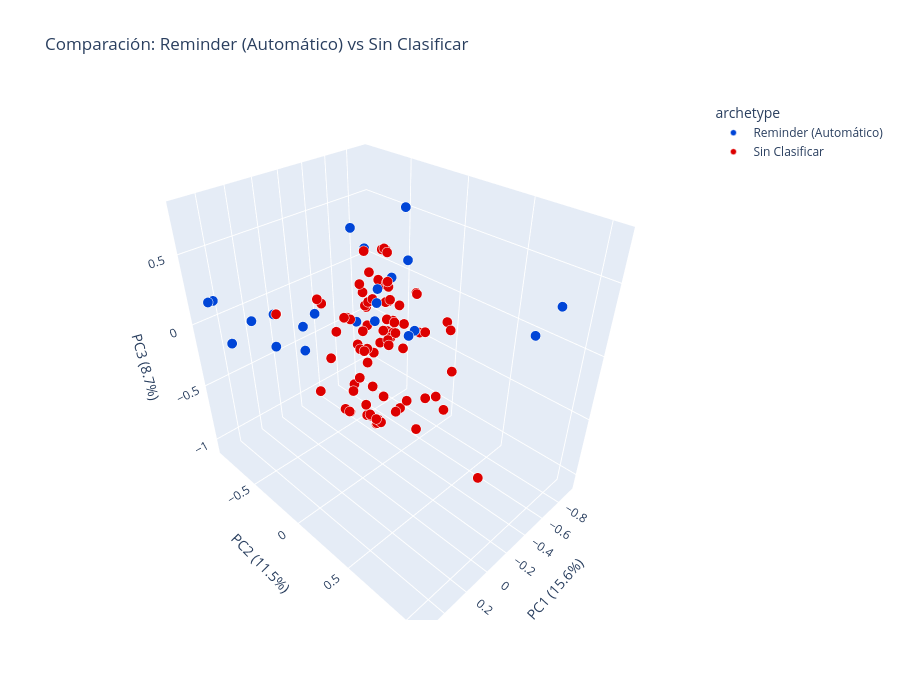

Here is the notebook cell this chart was saved with:
### Markdown cell above
## 7. Comparar Dos Arquetipos

### Code cell
# Seleccionar dos arquetipos para comparar
ARCH_A = archetypes_list[0]  # Cambiar índices aquí
ARCH_B = archetypes_list[1]

# Filtrar solo estos dos arquetipos
df_comparison = df[df['archetype'].isin([ARCH_A, ARCH_B])].copy()

# Crear visualización comparativa
fig_comp = px.scatter_3d(
    df_comparison,
    x='pc1',
    y='pc2',
    z='pc3',
    color='archetype',
    hover_data={'hover_text': True, 'pc1': False, 'pc2': False, 'pc3': False},
    title=f'Comparación: {ARCH_A} vs {ARCH_B}',
    labels={
        'pc1': f'PC1 ({variance_explained[0]:.1%})',
        'pc2': f'PC2 ({variance_explained[1]:.1%})',
        'pc3': f'PC3 ({variance_explained[2]:.1%})'
    },
    height=700,
    color_discrete_sequence=['#0045D7', '#DD0000']
)

fig_comp.update_traces(
    marker=dict(size=6, line=dict(width=0.5, color='white')),
    hovertemplate='%{customdata[0]}<extra></extra>'
)

fig_comp.show()

print(f'\n{ARCH_A}: {len(df_comparison[df_comparison["archetype"] == ARCH_A])} mensajes')
print(f'{ARCH_B}: {len(df_comparison[df_comparison["archetype"] == ARCH_B])} mensajes')

### Figure 1 — Plotly figure (JSON) as saved in the notebook; plotly's stock layout.template omitted (floating-point values rounded to 4 significant figures; data arrays with more than 128 entries replaced by an {"elided": "..."} marker saying what was removed)
{"data": [{"customdata": {"elided": "220x1 str values"}, "hovertemplate": "%{customdata[0]}<extra></extra>", "legendgroup": "Reminder (Automático)", "marker": {"color": "#0045D7", "line": {"color": "white", "width": 0.5}, "size": 6, "symbol": "circle"}, "mode": "markers", "name": "Reminder (Automático)", "scene": "scene", "showlegend": true, "type": "scatter3d", "x": {"elided": "220 float values"}, "y": {"elided": "220 float values"}, "z": {"elided": "220 float values"}}, {"customdata": [["<b>Sin Clasificar</b><br>Usuario: soledad<br>Fecha: 2026-02-03<br><i>@S095YD2KQ4S me ayudas con la actualización del estado de este [pago](http://admin.prd.fin/payments/...</i>"], ["<b>Sin Clasificar</b><br>Usuario: mateo<br>Fecha: 2026-02-02<br><i>:gta-here-we-go-again:...</i>"], ["<b>Sin Clasificar</b><br>Usuario: soledad<br>Fecha: 2026-02-02<br><i>@mateo me ayudas ingresando la Información en Kushki del contracargo: • [http://admin.prd.fin/charge...</i>"], ["<b>Sin Clasificar</b><br>Usuario: soledad<br>Fecha: 2026-02-02<br><i>@mateo me ayudas ingresando la Información en Kushki del contracargo: • [http://admin.prd.fin/charge...</i>"], ["<b>Sin Clasificar</b><br>Usuario: soledad<br>Fecha: 2026-02-02<br><i>@S095YD2KQ4S me ayudan a revisar en nuestra cuenta del BE si nos llegó esta TEF pliss. • Cuenta: [21...</i>"], ["<b>Sin Clasificar</b><br>Usuario: cristobal.pinto<br>Fecha: 2026-01-30<br><i>@S095YD2KQ4S me ayudas a ver qué ocurrió con este [pago unknow](http://admin.prd.fin/payment_intents...</i>"], ["<b>Sin Clasificar</b><br>Usuario: mateo<br>Fecha: 2026-01-30<br><i>no creo que alcance a tener el workflow funcionando bien hoy, manda los otros contracargos nomás y l...</i>"], ["<b>Sin Clasificar</b><br>Usuario: soledad<br>Fecha: 2026-01-30<br><i>@mateo me ayudas ingresando la Información en Kushki del contracargo: • [http://admin.prd.fin/charge...</i>"], ["<b>Sin Clasificar</b><br>Usuario: soledad<br>Fecha: 2026-01-30<br><i>@S095YD2KQ4S está todo bien con TEF directa?? nos están llegando demasiados casos de pagos fallidos,...</i>"], ["<b>Sin Clasificar</b><br>Usuario: soledad<br>Fecha: 2026-01-30<br><i>holii @mateo para enviar la información de los contracargos, creaste un wf? o aún no está listo? :do...</i>"], ["<b>Sin Clasificar</b><br>Usuario: soledad<br>Fecha: 2026-01-30<br><i>@S095YD2KQ4S Me ayudas a revisar si recibimos esta TEF en nuestra cuenta del BE plis [PI](http://adm...</i>"], ["<b>Sin Clasificar</b><br>Usuario: pablo.vergara<br>Fecha: 2026-01-30<br><i>buenas @raimundo.sandoval! a partir del lunes vay de tank solano oficial (seguiré en el tag un rato ...</i>"], ["<b>Sin Clasificar</b><br>Usuario: cristobal.pinto<br>Fecha: 2026-01-29<br><i>@S095YD2KQ4S tengo un usuario que sí tuvo descuento de dinero pero que el pago quedó `failed` ni siq...</i>"], ["<b>Sin Clasificar</b><br>Usuario: soledad<br>Fecha: 2026-01-29<br><i>@S095YD2KQ4S duda, el merchant ya tiene saldo para completar este [refund](http://admin.prd.fin/refu...</i>"], ["<b>Sin Clasificar</b><br>Usuario: soledad<br>Fecha: 2026-01-29<br><i>@S095YD2KQ4S una usuaria nos comenta que está intentando hacer un pago desde su banco BCI, pero le i...</i>"], ["<b>Sin Clasificar</b><br>Usuario: soledad<br>Fecha: 2026-01-29<br><i>@S095YD2KQ4S me tinca que este [payback](http://admin.prd.fin/paybacks?q[regularizations_irregular_s...</i>"], ["<b>Sin Clasificar</b><br>Usuario: soledad<br>Fecha: 2026-01-29<br><i>@S095YD2KQ4S me ayudan a corroborar el motivo por el cual no logramos hacer este [payback](http://ad...</i>"], ["<b>Sin Clasificar</b><br>Usuario: mateo<br>Fecha: 2026-01-29<br><i>:ya-basta-freezer:...</i>"], ["<b>Sin Clasificar</b><br>Usuario: mateo<br>Fecha: 2026-01-28<br><i>:ojito:...</i>"], ["<b>Sin Clasificar</b><br>Usuario: soledad<br>Fecha: 2026-01-28<br><i>@S095YD2KQ4S :infra-alert: Me ayudan a cancelar este [refund](http://admin.prd.fin/refunds/ref_qWVOJ...</i>"], ["<b>Sin Clasificar</b><br>Usuario: antonia.fuenzalida<br>Fecha: 2026-01-27<br><i>@S095YD2KQ4S kushki todavia no aprueba los merchants que mande? En general lo estan revisando o lleg...</i>"], ["<b>Sin Clasificar</b><br>Usuario: jared<br>Fecha: 2026-01-27<br><i>:pepe-alarm: Refund [ref_OEKezbKHlkv6nYpm](http://admin.prd.fin/refunds/153398) has failed disbursal...</i>"], ["<b>Sin Clasificar</b><br>Usuario: soledad<br>Fecha: 2026-01-27<br><i>@S095YD2KQ4S me ayudas con esta duda pliss (quizás @mateo :mateo-yells-at-kushki: sabe) &gt; Quería ...</i>"], ["<b>Sin Clasificar</b><br>Usuario: kenneth<br>Fecha: 2026-01-27<br><i>@S095YD2KQ4S me ayudas con este [refund](http://admin.prd.fin/payments/108579608) de BNPL porfa? Esp...</i>"], ["<b>Sin Clasificar</b><br>Usuario: soledad<br>Fecha: 2026-01-27<br><i>Holi @S095YD2KQ4S, me ayudas a revisar si realmente nos llegó este pago a nuestra cuenta BE pliss. g...</i>"], ["<b>Sin Clasificar</b><br>Usuario: pablo.vergara<br>Fecha: 2026-01-27<br><i>@raimundo.sandoval recuerda lo de los docs pls <#C05ADHG3WAF> hay unos del viernes y otros de ayer q...</i>"], ["<b>Sin Clasificar</b><br>Usuario: cristobal.pinto<br>Fecha: 2026-01-26<br><i>@S095YD2KQ4S me ayudas encontrando el comprobante de un [payback](http://admin.prd.fin/paybacks/3997...</i>"], ["<b>Sin Clasificar</b><br>Usuario: jared<br>Fecha: 2026-01-26<br><i>:pepe-alarm: Refund [ref_Q7pvnxNHldkjRkYD](http://admin.prd.fin/refunds/152553) has failed disbursal...</i>"], ["<b>Sin Clasificar</b><br>Usuario: jared<br>Fecha: 2026-01-26<br><i>:pepe-alarm: Refund [ref_130qJp5HEYEYRyKZ](http://admin.prd.fin/refunds/153023) has failed disbursal...</i>"], ["<b>Sin Clasificar</b><br>Usuario: soledad<br>Fecha: 2026-01-26<br><i>@S095YD2KQ4S me ayudan a cancelar  este [refund](http://admin.prd.fin/refunds/ref_m27bJ29HY9dXnAkB) ...</i>"], ["<b>Sin Clasificar</b><br>Usuario: raimundo.sandoval<br>Fecha: 2026-01-23<br><i>@paula.yoma esto fue lo [único](https://fintoc.slack.com/archives/C018V6ABKAB/p1769205858988209?thr...</i>"], ["<b>Sin Clasificar</b><br>Usuario: soledad<br>Fecha: 2026-01-23<br><i>@S095YD2KQ4S me ayudas a revisar si nos llegó esta TEF en nuestra cuenta del BE plisss, para confirm...</i>"], ["<b>Sin Clasificar</b><br>Usuario: raimundo.sandoval<br>Fecha: 2026-01-22<br><i>@mateo status update de esto?...</i>"], ["<b>Sin Clasificar</b><br>Usuario: antonia.fuenzalida<br>Fecha: 2026-01-22<br><i>:listeilor::hehe::vamos-ekipo:...</i>"], ["<b>Sin Clasificar</b><br>Usuario: raimundo.sandoval<br>Fecha: 2026-01-22<br><i>:bombardino-crocodilo:...</i>"], ["<b>Sin Clasificar</b><br>Usuario: raimundo.sandoval<br>Fecha: 2026-01-22<br><i>:omg-cat:...</i>"], ["<b>Sin Clasificar</b><br>Usuario: mateo<br>Fecha: 2026-01-22<br><i>:despair:...</i>"], ["<b>Sin Clasificar</b><br>Usuario: pablo.vergara<br>Fecha: 2026-01-22<br><i>:bee-up:...</i>"], ["<b>Sin Clasificar</b><br>Usuario: pablo.vergara<br>Fecha: 2026-01-21<br><i>@raimundo.sandoval, [este](https://app.datadoghq.com/monitors/239730244?from_ts=1768824184000&amp;to...</i>"], ["<b>Sin Clasificar</b><br>Usuario: mateo<br>Fecha: 2026-01-21<br><i>:ojito:  mantención programada again, muuuucho ojo @S095YD2KQ4S...</i>"], ["<b>Sin Clasificar</b><br>Usuario: soledad<br>Fecha: 2026-01-21<br><i>@S095YD2KQ4S me ayudan a confirmar si llegó este [pago](http://admin.prd.fin/payment_intents/pi_GMld...</i>"], ["<b>Sin Clasificar</b><br>Usuario: soledad<br>Fecha: 2026-01-20<br><i>@S095YD2KQ4S me ayudan a ver si nos llegó este pago plisss. Y en el caso que si lo tengamos, no hay ...</i>"], ["<b>Sin Clasificar</b><br>Usuario: soledad<br>Fecha: 2026-01-20<br><i>@S095YD2KQ4S me ayudas ingresando la Información en Kushki del contracargo: • [http://admin.prd.fin/...</i>"], ["<b>Sin Clasificar</b><br>Usuario: pablo.vergara<br>Fecha: 2026-01-20<br><i>@mateo manejar los contracargos así no escala nada :point_up: es demasiado ruido además tanto tag a ...</i>"], ["<b>Sin Clasificar</b><br>Usuario: soledad<br>Fecha: 2026-01-20<br><i>@S095YD2KQ4S me ayudas ingresando la Información en Kushki del contracargo: • [http://admin.prd.fin/...</i>"], ["<b>Sin Clasificar</b><br>Usuario: kenneth<br>Fecha: 2026-01-20<br><i>@S095YD2KQ4S Me ayudas con [este](http://admin.prd.fin/payments/90838292) refund de BNPL? Le informe...</i>"], ["<b>Sin Clasificar</b><br>Usuario: soledad<br>Fecha: 2026-01-20<br><i>@S095YD2KQ4S me ayudan a cancelar este [reembolso](http://admin.prd.fin/refunds/ref_qWVOJAPHkaVdn345...</i>"], ["<b>Sin Clasificar</b><br>Usuario: soledad<br>Fecha: 2026-01-20<br><i>@S095YD2KQ4S Me ayudan a verificar si el usuario nos envió esta TEF a nosotros plisss . Revisé el ar...</i>"], ["<b>Sin Clasificar</b><br>Usuario: antonia.fuenzalida<br>Fecha: 2026-01-19<br><i>@S095YD2KQ4S me ayudas, mequivoque seteando la recipient account de esta [org](http://admin.prd.fin/...</i>"], ["<b>Sin Clasificar</b><br>Usuario: mateo<br>Fecha: 2026-01-19<br><i>Update caso error 3ds de Kushki hace rato venimos arrastrando esto y me tienen medio tostado los de ...</i>"], ["<b>Sin Clasificar</b><br>Usuario: pablo.vergara<br>Fecha: 2026-01-16<br><i>:melt:...</i>"], ["<b>Sin Clasificar</b><br>Usuario: kenneth<br>Fecha: 2026-01-16<br><i>@S095YD2KQ4S me ayudas con una query para saber el n de pagos que recibimos con 400 o 500 y saber su...</i>"], ["<b>Sin Clasificar</b><br>Usuario: antonia.fuenzalida<br>Fecha: 2026-01-16<br><i>@S095YD2KQ4S una residente de greystar dice que transfirio por equivocación directamente a la cuenta...</i>"], ["<b>Sin Clasificar</b><br>Usuario: pablo.vergara<br>Fecha: 2026-01-16<br><i>:que-sucede:...</i>"], ["<b>Sin Clasificar</b><br>Usuario: cristobal.pinto<br>Fecha: 2026-01-14<br><i>@S095YD2KQ4S me ayudas confirmando si nos llegó este [pago](http://admin.prd.fin/payment_intents/pi_...</i>"], ["<b>Sin Clasificar</b><br>Usuario: soledad<br>Fecha: 2026-01-14<br><i>Holi @S095YD2KQ4S me ayudas a reintentar este [payback](http://admin.prd.fin/paybacks?q%5Bregulariza...</i>"], ["<b>Sin Clasificar</b><br>Usuario: soledad<br>Fecha: 2026-01-13<br><i>@S095YD2KQ4S Me ayudan a ver si nos llegó este [pago](http://admin.prd.fin/payments/pi_38BMDOR5rmTET...</i>"], ["<b>Sin Clasificar</b><br>Usuario: soledad<br>Fecha: 2026-01-13<br><i>@S095YD2KQ4S Me ayudas a revisar qué ocurrió con la dispersión de los pagos de [geometrias sagradas]...</i>"], ["<b>Sin Clasificar</b><br>Usuario: matias.cobian<br>Fecha: 2026-01-13<br><i>Buenas! Una pregunta, la recipient account de un merch puede ser una cuenta vista de Global66? O deb...</i>"], ["<b>Sin Clasificar</b><br>Usuario: pablo<br>Fecha: 2026-01-12<br><i>cc @mateo @pablo.vergara cambié los horarios de los reminders de payouts debido a lo que conversamos...</i>"], ["<b>Sin Clasificar</b><br>Usuario: pablo.vergara<br>Fecha: 2026-01-12<br><i>por qué hay tantos contracargos? :melt:...</i>"], ["<b>Sin Clasificar</b><br>Usuario: soledad<br>Fecha: 2026-01-12<br><i>@S095YD2KQ4S me ayudas ingresando la Información en Kushki del contracargo: • [http://admin.prd.fin/...</i>"], ["<b>Sin Clasificar</b><br>Usuario: soledad<br>Fecha: 2026-01-12<br><i>@S095YD2KQ4S me ayudas ingresando la Información en Kushki del contracargo: • [http://admin.prd.fin/...</i>"], ["<b>Sin Clasificar</b><br>Usuario: soledad<br>Fecha: 2026-01-12<br><i>@S095YD2KQ4S me ayudas ingresando la Información en Kushki del contracargo: • [http://admin.prd.fin/...</i>"], ["<b>Sin Clasificar</b><br>Usuario: soledad<br>Fecha: 2026-01-12<br><i>@S095YD2KQ4S me ayudas ingresando la Información en Kushki del contracargo: • [http://admin.prd.fin/...</i>"], ["<b>Sin Clasificar</b><br>Usuario: ramiro<br>Fecha: 2026-01-12<br><i>@S095YD2KQ4S me ayudan habilitando ésta nueva org en la consola de Kushki please? [IvyCorp](http://a...</i>"], ["<b>Sin Clasificar</b><br>Usuario: soledad<br>Fecha: 2026-01-12<br><i>@S095YD2KQ4S me ayudas ingresando la Información en Kushki del contracargo: • [http://admin.prd.fin/...</i>"], ["<b>Sin Clasificar</b><br>Usuario: soledad<br>Fecha: 2026-01-12<br><i>@S095YD2KQ4S me ayudas ingresando la Información en Kushki del contracargo: • [http://admin.prd.fin/...</i>"], ["<b>Sin Clasificar</b><br>Usuario: cristobal.pinto<br>Fecha: 2026-01-12<br><i>@S095YD2KQ4S me ayudas a ver qué pasó con este [pago](http://admin.prd.fin/payment_intents/pi_MBL1zl...</i>"], ["<b>Sin Clasificar</b><br>Usuario: soledad<br>Fecha: 2026-01-12<br><i>@S095YD2KQ4S me ayudas ingresando la Información en Kushki del contracargo: • [http://admin.prd.fin/...</i>"], ["<b>Sin Clasificar</b><br>Usuario: soledad<br>Fecha: 2026-01-12<br><i>holaa @S095YD2KQ4S Me ayudan a ver si nos llegó este [pago](http://admin.prd.fin/payments/pi_388SfUP...</i>"], ["<b>Sin Clasificar</b><br>Usuario: soledad<br>Fecha: 2026-01-08<br><i>@S095YD2KQ4S me ayudas ingresando la Información en Kushki del contracargo: • [http://admin.prd.fin/...</i>"], ["<b>Sin Clasificar</b><br>Usuario: soledad<br>Fecha: 2026-01-08<br><i>@S095YD2KQ4S me ayudas ingresando la Información en Kushki del contracargo: • [http://admin.prd.fin/...</i>"], ["<b>Sin Clasificar</b><br>Usuario: soledad<br>Fecha: 2026-01-08<br><i>Holaa @S095YD2KQ4S Llegó otro caso de TEF programada de MP, fue de ayer, me tinca que mañana podría ...</i>"], ["<b>Sin Clasificar</b><br>Usuario: soledad<br>Fecha: 2026-01-07<br><i>@S095YD2KQ4S tengo un caso de Shopify, con un refund creado ayer, están complicados por los plazos y...</i>"], ["<b>Sin Clasificar</b><br>Usuario: soledad<br>Fecha: 2026-01-06<br><i>@S095YD2KQ4S tengo una duda, este [refund](http://admin.prd.fin/refunds/ref_3qVaJ3mHlP6azyWQ) se deb...</i>"], ["<b>Sin Clasificar</b><br>Usuario: kenneth<br>Fecha: 2026-01-06<br><i>@S095YD2KQ4S me ayudas con estos dos refunds de BNPL de Ticketplus porfa? Nos estamos demorando 1 di...</i>"], ["<b>Sin Clasificar</b><br>Usuario: lucas<br>Fecha: 2026-01-06<br><i>@S095YD2KQ4S me ayudas habilitando esta nueva [org](https://app.hubspot.com/contacts/22188948/record...</i>"], ["<b>Sin Clasificar</b><br>Usuario: soledad<br>Fecha: 2026-01-06<br><i>@S095YD2KQ4S hola! me ayudas con este [payback](http://admin.prd.fin/paybacks?q%5Bregularizations_ir...</i>"], ["<b>Sin Clasificar</b><br>Usuario: jared<br>Fecha: 2026-01-06<br><i>:pepe-alarm: Refund [ref_86WxzGpHqemjnyja](http://admin.prd.fin/refunds/137585) has failed disbursal...</i>"], ["<b>Sin Clasificar</b><br>Usuario: soledad<br>Fecha: 2026-01-05<br><i>@S095YD2KQ4S Una duda! estamos disponibles con TEF directa en OtrosPagos? un usuario me dice que qui...</i>"], ["<b>Sin Clasificar</b><br>Usuario: pablo.vergara<br>Fecha: 2026-01-05<br><i>@S095YD2KQ4S mini handoff ya que estuve de tank el viernes: • hay un correo de servipag con un caso ...</i>"], ["<b>Sin Clasificar</b><br>Usuario: pablo<br>Fecha: 2026-01-05<br><i>@soledad @cristobal.pinto De casualidad ustedes están adelantando varios refunds ahora?...</i>"], ["<b>Sin Clasificar</b><br>Usuario: soledad<br>Fecha: 2026-01-05<br><i>@S095YD2KQ4S Me ayudas con este [Unknown](http://admin.prd.fin/payment_intents/pi_E2xABaSolVoDd8Gk) ...</i>"], ["<b>Sin Clasificar</b><br>Usuario: cristobal.pinto<br>Fecha: 2026-01-05<br><i>@S095YD2KQ4S me ayudas a corroborar [estos unknowns](http://admin.prd.fin/payment_intents?subdomain=...</i>"], ["<b>Sin Clasificar</b><br>Usuario: pablo.vergara<br>Fecha: 2026-01-05<br><i>wena @mateo, hay que arreglar [esto](https://fintoc.slack.com/archives/C07887PF18F/p1767391182322839...</i>"]], "hovertemplate": "%{customdata[0]}<extra></extra>", "legendgroup": "Sin Clasificar", "marker": {"color": "#DD0000", "line": {"color": "white", "width": 0.5}, "size": 6, "symbol": "circle"}, "mode": "markers", "name": "Sin Clasificar", "scene": "scene", "showlegend": true, "type": "scatter3d", "x": [-0.02039, -0.5111, -0.05197, -0.04894, 0.1422, -0.2572, -0.3964, -0.04293, 0.2203, -0.6981, 0.07805, -0.4692, 0.1597, -0.06417, 0.1245, -0.1004, 0.4405, -0.3205, -0.5394, -0.3066, -0.3901, 0.06091, 0.05806, -0.08618, 0.21, -0.4643, 0.1367, 0.05501, 0.0465, -0.2028, -0.5399, 0.0159, -0.6899, -0.4108, -0.3307, -0.4314, -0.5706, -0.764, -0.6482, -0.6217, -0.09922, 0.006445, -0.1286, -0.2906, -0.1144, -0.1317, -0.08764, 0.1237, 0.009474, -0.5595, -0.5979, -0.05735, 0.2224, -0.4847, -0.1781, -0.2218, -0.2446, -0.1526, 0.05245, -0.2643, -0.254, -0.1025, -0.1174, -0.09808, -0.1367, -0.282, -0.1361, -0.1399, 0.02374, -0.1118, -0.2532, -0.1086, -0.1402, -0.3399, -0.1502, -0.5255, -0.05316, -0.7513, -0.1297, 0.052, 0.3059, -0.3345, -0.2697, 0.05427, 0.1509, -0.6354], "y": [0.258, -0.6968, -0.1655, -0.1692, 0.5517, 0.1429, -0.3843, -0.2053, -0.09113, -0.4517, 0.3035, -0.5097, 0.5057, -0.04218, 1.065, 0.1586, -0.1885, -0.3577, -0.5387, -0.0994, -0.345, 0.3187, 0.1116, 0.2374, 0.2872, -0.4263, 0.8497, 0.2734, 0.2963, -0.02558, -0.2584, 0.3283, -0.3789, -0.7933, -0.4324, -0.3396, -0.5346, -0.455, -0.07536, -0.2103, 0.5588, 0.1437, 0.01682, -0.7133, 0.03005, 0.4289, 0.6209, 0.6707, 0.2312, -0.174, -0.4986, 0.01982, 0.7001, -0.5538, 0.01077, 0.0287, -0.1665, 0.1073, 0.379, -0.2165, -0.5162, -0.01703, 0.0336, -0.04331, 0.0533, -0.3902, 0.02329, 0.03261, 0.7357, 0.03344, -0.004088, -0.01624, 0.01227, -0.302, 0.3408, -0.005894, 0.1891, 0.09882, 0.1358, 0.2873, -0.01072, -0.4531, -0.1789, -0.05704, 0.4198, -0.3745], "z": [0.4325, -0.3075, -0.647, -0.6444, -0.02716, 0.1192, 0.07912, -0.6387, 0.3919, -0.4007, 0.2943, -0.4857, 0.5735, 0.3996, -0.2714, 0.4781, 0.3451, -0.5951, -1.082, 0.2836, -0.4862, 0.7683, 0.1947, 0.1734, 0.2123, -0.08215, 0.326, 0.7681, 0.7687, 0.3828, -0.2986, 0.3312, -0.3778, -0.6809, -0.7004, -0.7261, -0.3294, -0.3384, -0.2211, -0.4076, -0.1294, 0.4023, -0.6544, -0.1015, -0.675, 0.2454, 0.4164, 0.04782, -0.2515, -0.915, -0.5746, -0.02856, -0.09298, -0.4708, -0.0443, 0.3785, 0.1538, 0.03253, -0.2618, 0.4869, -0.2357, -0.6124, -0.669, -0.6316, -0.661, -0.7148, -0.6526, -0.6629, 0.467, -0.6293, 0.0902, -0.6263, -0.6684, 0.03214, 0.4502, 0.1727, 0.376, -0.8855, 0.4247, 0.7771, -0.1799, -0.1402, 0.3531, 0.212, 0.2864, -0.08454]}], "layout": {"height": 700, "legend": {"title": {"text": "archetype"}, "tracegroupgap": 0}, "scene": {"domain": {"x": [0, 1], "y": [0, 1]}, "xaxis": {"title": {"text": "PC1 (15.6%)"}}, "yaxis": {"title": {"text": "PC2 (11.5%)"}}, "zaxis": {"title": {"text": "PC3 (8.7%)"}}}, "title": {"text": "Comparación: Reminder (Automático) vs Sin Clasificar"}}}
